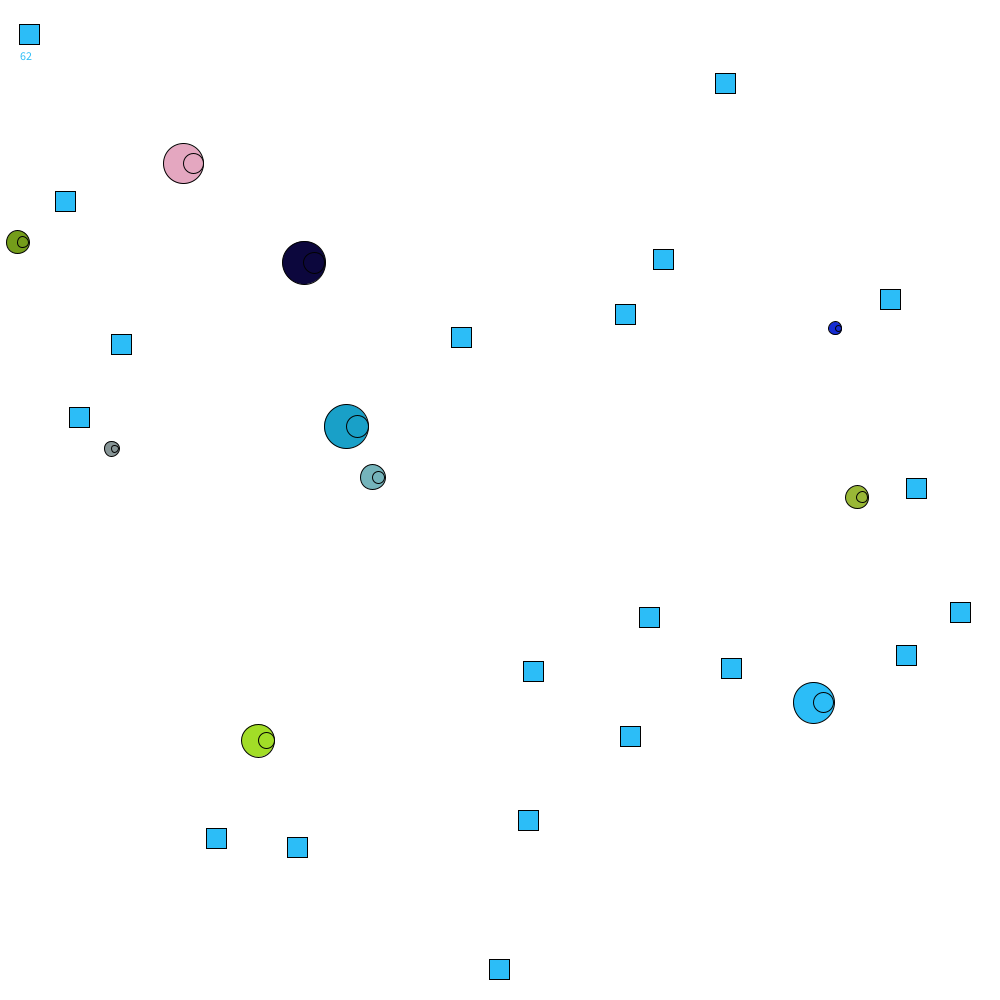
Frame 1 (no input)
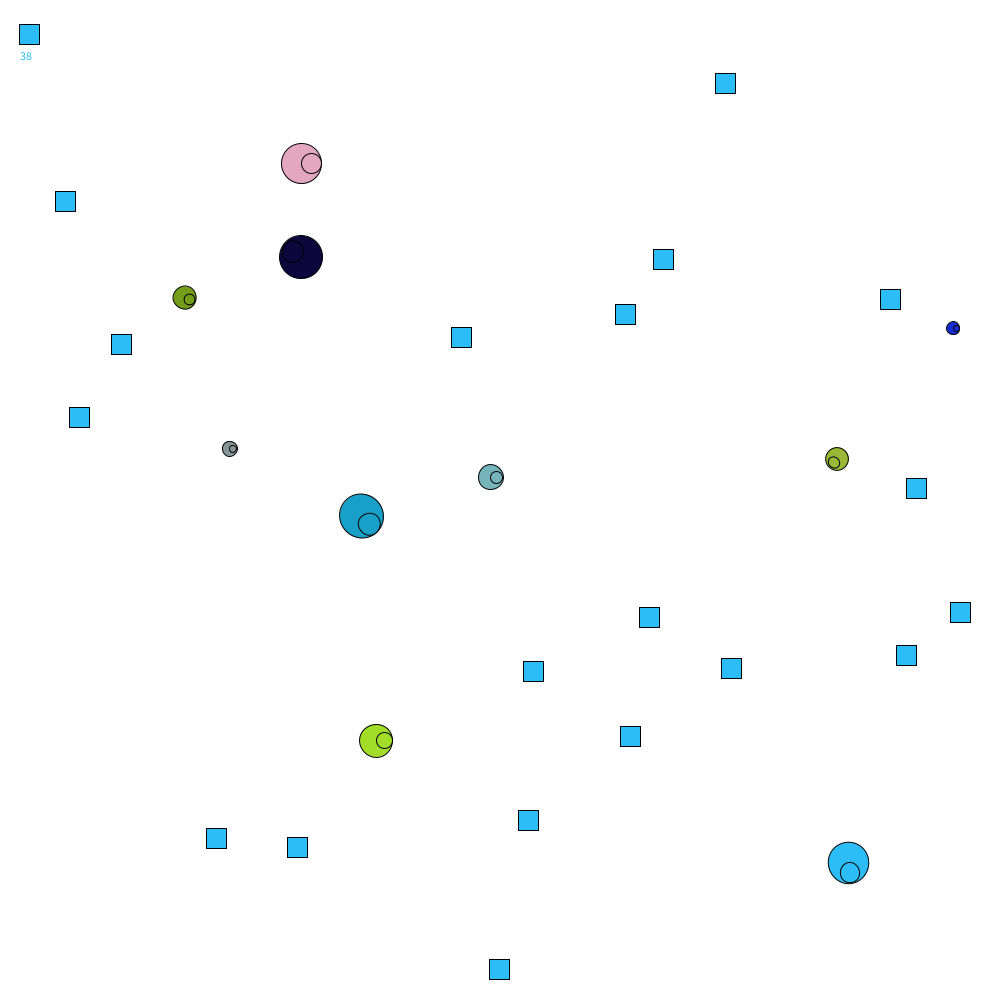
Frame 60 (the mouse pressed at the canvas centre just before this capture)
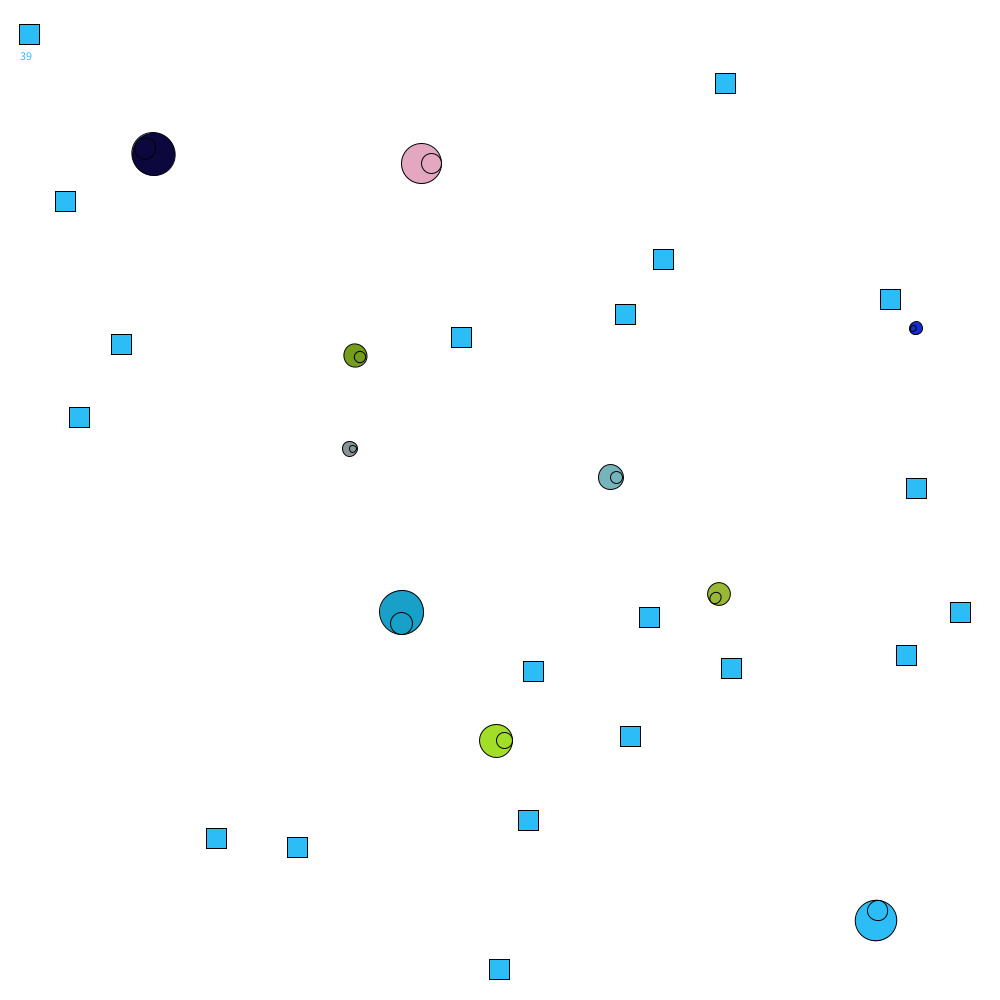
Frame 120 (the mouse held since frame 60 and released just before this capture)

The Processing sketch that drew these frames (run headless with seeded random() and noise(); from frame 60 on, the mouse is pressed at the canvas centre):

// Processing sketch: Evolution_Simulator3
// ── Evolution_Simulator3.pde
/*
  "Post-project" documentation (Because I'm probably not actually done with it yet):
  BY FAR THE MOST PROMISING EVOLUTION SIMULATOR YET!
  Well no evolution is happening because they can't reproduce... but I'm working on implementing that like I did in previous versions!
  But they DO have sight and reactions thereof using a very strange method which I developed myself, since it turns out that detecting collisions with slanted rectangles is not very easy.
  It uses a method in which sightboxes and "seeable things" are rendered in two different colors at 50% alpha, and the program then searches for the net color produced by the two overlapping colors.
  Problematically, that means that every pixel of every sightbox has to be individually checked, which is turning out to not be very practical on this large of a scale
*/
int foodSize=20;
int foodCounter=0;
color foodColor = color(0,0,255,128);
int foodEnergy=10;
class food{
  PVector pos = new PVector(-1000,-1000);
  boolean eaten = false;
  void show(){
    if(!this.eaten){
      color(0,255,0);
      rect(this.pos.x,this.pos.y,foodSize,foodSize);
    }
  }
  void spawn(){
    this.pos = new PVector((int)random(width),(int)random(height));
  }
}
class org{  //An organism
  behaviors act = new behaviors();  //Weeeeee subclassses!
  color seeColor = color(255,0,0,128);  //"Color" of things it will see
  color thisColor = color(0,0,255,128);  //Color of the sightbox
  boolean alive = true;
  float angle;
  boolean notEgg = true;
  PVector pos = new PVector(0,0);
  float speed = 3;
  PVector mom = new PVector(2,0);
  int size = (int)random(10,50);
  int energy = 100;
  color col = color(random(255),random(255),random(255));
  int checkCount = (int)random(0,10);
  int orgNum=0;
  int eggTime=(int)random(600,3600);
  int eggTimer=0;
  aBox sight = new aBox(this.pos.x,this.pos.y,this.size*3,this.size*3);
  void show(){
    if(this.notEgg){
      stroke(1);
      pushMatrix();
      translate(this.pos.x,this.pos.y);
      rotate(this.angle);
      fill(this.col);
      ellipse(0,0,this.size,this.size);
      ellipse(this.size/4,0,this.size/2,this.size/2);
      popMatrix();
    }else if(!this.notEgg){
      rect(this.pos.x,this.pos.y,this.size/4,this.size/4);
    }
  }
  void lay(){
    layEgg(this);
  }
  void look(){
      this.act.checkSee(this);
      checkCount = 0;
  }
  void update(){
    if(this.notEgg){
      this.sight.thisColor = this.seeColor;
      this.sight.angle = this.angle-(PI/4);
      this.sight.pos = new PVector(this.pos.x,this.pos.y);
      this.angle=atan2(this.mom.y,this.mom.x);
      this.pos.x+=this.mom.x;
      this.pos.y+=this.mom.y;
      this.act.checkTouch(this);
      if(this.pos.x+this.size/2>width){
        this.mom.x *= -1;
        this.pos.x = width-this.size/2;
      }
      if(this.pos.x-this.size/2<0){
        this.mom.x *= -1;
        this.pos.x = this.size/2;
      }
      if(this.pos.y+this.size/2>height){
        this.mom.y *= -1;
        this.pos.y = height-this.size/2;
      }
      if(this.pos.y-this.size/2<0){
        this.mom.y *= -1;
        this.pos.y = this.size/2;
      }
      if(checkCount >= 10){
        this.look();
      }else{
        checkCount++;
      }
    }else if(!this.notEgg){
      
    }
  }
}
void layEgg(org mommy){  //This kind of function always tend to a be a liiiiiiitle bit janky. I think I need to implement a deepcopy function so that mommy.behaviors is entirely copied over to the new organism. That's why this project is taking so long because hecking deep copies!
  org[] newEgg = new org[1];
  newEgg[0].pos = new PVector(mommy.pos.x, mommy.pos.y);
  newEgg[0].size = mommy.size;
  newEgg[0].act = mommy.act;
  orgs = (org[]) append(orgs,newEgg);
}
class aBox{  //Angled Hitbox; Used for vision
  PVector pos = new PVector(500,250);
  PVector size = new PVector(100,50);
  color thisColor;
  float angle;
  aBox(float posX, float posY, int sizeX, int sizeY){
    this.pos = new PVector(posX, posY);
    this.size = new PVector(sizeX,sizeY);
  }
  void show(){
    pushMatrix();
    translate(this.pos.x,this.pos.y);
    rotate(this.angle);
    rect(0,0,this.size.x,this.size.y);
    popMatrix();
  }
  boolean checkCollide(PVector point, PVector Psize, color thatColor){  //Sightboxes with my own method!
    noStroke();
    fill(thisColor);
    rect(0,0,5,5);
    this.show();
    fill(thatColor);
    rect(0,0,5,5);
    rect(point.x,point.y,Psize.x,Psize.y);
    color expected = get(1,1);
    background(255);
    fill(thisColor);
    this.show();
    fill(thatColor);
    rect(point.x,point.y,Psize.x,Psize.y);
    pushMatrix();
    translate(this.pos.x,this.pos.y);
    rotate(this.angle); 
    float redE = red(expected);
    float greenE = green(expected);
    float blueE = blue(expected);
    int sizeX = (int)this.size.x;
    int sizeY = (int)this.size.y;
    int tempX = (int)this.pos.x;
    int tempY = (int)this.pos.y;
    loadPixels();
    for(int i=0; i<sizeX; i+=10){
      for(int j=0; j<sizeY; j+=10){
        int newPosX = (int)((tempX+i-tempX)*cos(this.angle)-(tempY+j-tempY)*sin(this.angle)+tempX);
        int newPosY = (int)((tempX+i-tempX)*sin(this.angle)+(tempY+j-tempY)*cos(this.angle)+tempY);
        color test = get(newPosX,newPosY);
        if(red(test) == redE && green(test) == greenE && blue(test) == blueE){
          popMatrix();
          return true;
        }
      }
    }
    popMatrix();
    //background(255);
    return false;
  }
}
class behaviors{ //Basically how the organism will react when it sees organisms, food, 
  float orgR = random(2*PI); //What will it do when it sees an organism? Not currently in use for testing purposes.
  float foodR = random(2*PI);  //What will it do when it sees food?
  float orgSR = random(-1,1);  //Another kind of modification of what it will do when it sees and organism. 
  void checkSee(org Org){
    for(int i=0; i<foods.length; i++){
      if(!foods[i].eaten){
        if(Org.sight.checkCollide(foods[i].pos, new PVector(foodSize,foodSize), foodColor)){
          this.seeFood(i, Org);
        }
      }
    }
    for(int i=0; i<orgs.length; i++){
      if(orgs[i].alive){
        if(i!=Org.orgNum){
          if(Org.sight.checkCollide(orgs[i].pos, new PVector(orgs[i].size,orgs[i].size), orgs[i].thisColor)){
            this.seeOrg(i, Org);
          }
        }
      }
    }
  }
  void checkTouch(org Org){
    for(int i=0; i<foods.length; i++){
      if(!foods[i].eaten){
        if(dist(Org.pos.x,Org.pos.y,foods[i].pos.x,foods[i].pos.y)<Org.size/2){
          Org.energy+=foodEnergy;
          foods[i].eaten=true;
        }
      }
    }
  }
  void seeOrg(int orgI, org Org){
   float orgSpeed = Org.speed;
   Org.mom = PVector.fromAngle(atan2(orgs[orgI].pos.y-Org.pos.y, orgs[orgI].pos.x-Org.pos.x)+orgR+orgSR*map(orgs[orgI].size,10,50,0,2*PI));
   Org.mom.x *= orgSpeed;
   Org.mom.y *= orgSpeed;
  }
  void seeFood(int foodI, org Org){
   float orgSpeed = Org.speed;
   Org.mom = PVector.fromAngle(atan2(foods[foodI].pos.y-Org.pos.y, foods[foodI].pos.x-Org.pos.x)+foodR);
   Org.mom.x *= orgSpeed;
   Org.mom.y *= orgSpeed;
   //print(Org.mom);
  }
}
org[] orgs = new org[10];
food[] foods = new food[20];
food test = new food();
void setup(){
  size(1000,1000);
  orgs[0]=new org();
  orgs[0].pos = new PVector(width/2,height/2);
  for(int i=0; i<orgs.length; i++){
    orgs[i] = new org();
    orgs[i].orgNum = i;
    orgs[i].pos = new PVector(random(width),random(height));
  }
  for(int i=0; i<foods.length; i++){
    foods[i] = new food();
    foods[i].pos = new PVector(random(width),random(height));
  }
}
void draw(){  //Ahhhhh such a nice and small draw function! Good optimization has occurred! (At least in this regard)
  foodCounter++;
  if(foodCounter==30){
    for(int i=0; i<foods.length; i++){
      if(foods[i].eaten){
        foods[i].spawn();
        foods[i].eaten = false;
        foodCounter = 0;
        break;
      }
    }
  }
  for(int i=0; i<orgs.length; i++){
    orgs[i].update();
  }
  background(255);
  for(int i=0; i<orgs.length; i++){
    orgs[i].show();
  }
  for(int i=0; i<foods.length; i++){
    foods[i].show();
  }
  text((int)frameRate,20,60);
}
